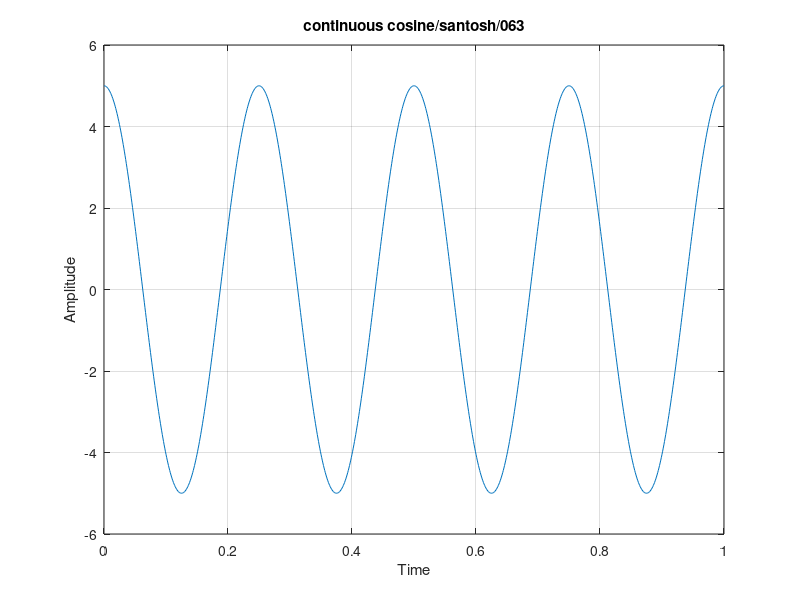

Reproduce this figure in MATLAB.
%construct a continuous cosine wave having amplitude 5 units and frequency 4
%hz.plot the signal
clc;
close all;
% clear all;
a=5;
f=4;
t=0:0.001:1;
x=a*cos(2*pi*f*t);
plot(t,x);
xlabel('Time');
ylabel('Amplitude');
title('continuous cosine/santosh/063');
grid on;